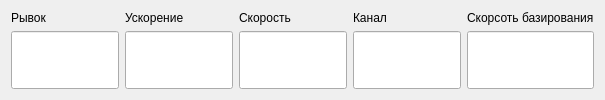
                 <widget class="QWidget" name="tab_3">
                  <attribute name="title">
                   <string>Ось X</string>
                  </attribute>
                  <layout class="QGridLayout" name="gridLayout_36">
                   <item row="0" column="1">
                    <widget class="QLabel" name="label_12">
                     <property name="sizePolicy">
                      <sizepolicy hsizetype="Preferred" vsizetype="Preferred">
                       <horstretch>0</horstretch>
                       <verstretch>0</verstretch>
                      </sizepolicy>
                     </property>
                     <property name="text">
                      <string>Рывок</string>
                     </property>
                    </widget>
                   </item>
                   <item row="0" column="3">
                    <widget class="QLabel" name="label_14">
                     <property name="text">
                      <string>Скорость</string>
                     </property>
                    </widget>
                   </item>
                   <item row="0" column="2">
                    <widget class="QLabel" name="label_13">
                     <property name="sizePolicy">
                      <sizepolicy hsizetype="Preferred" vsizetype="Fixed">
                       <horstretch>0</horstretch>
                       <verstretch>0</verstretch>
                      </sizepolicy>
                     </property>
                     <property name="text">
                      <string>Ускорение</string>
                     </property>
                    </widget>
                   </item>
                   <item row="0" column="4">
                    <widget class="QLabel" name="label_15">
                     <property name="text">
                      <string>Канал</string>
                     </property>
                    </widget>
                   </item>
                   <item row="0" column="5">
                    <widget class="QLabel" name="label_16">
                     <property name="text">
                      <string>Скорсоть базирования</string>
                     </property>
                    </widget>
                   </item>
                   <item row="2" column="1">
                    <widget class="QLineEdit" name="lineEdit_16">
                     <property name="sizePolicy">
                      <sizepolicy hsizetype="Expanding" vsizetype="Expanding">
                       <horstretch>0</horstretch>
                       <verstretch>0</verstretch>
                      </sizepolicy>
                     </property>
                    </widget>
                   </item>
                   <item row="2" column="2">
                    <widget class="QLineEdit" name="lineEdit_17">
                     <property name="sizePolicy">
                      <sizepolicy hsizetype="Expanding" vsizetype="Expanding">
                       <horstretch>0</horstretch>
                       <verstretch>0</verstretch>
                      </sizepolicy>
                     </property>
                    </widget>
                   </item>
                   <item row="2" column="3">
                    <widget class="QLineEdit" name="lineEdit_18">
                     <property name="sizePolicy">
                      <sizepolicy hsizetype="Expanding" vsizetype="Expanding">
                       <horstretch>0</horstretch>
                       <verstretch>0</verstretch>
                      </sizepolicy>
                     </property>
                    </widget>
                   </item>
                   <item row="2" column="4">
                    <widget class="QLineEdit" name="lineEdit_19">
                     <property name="sizePolicy">
                      <sizepolicy hsizetype="Expanding" vsizetype="Expanding">
                       <horstretch>0</horstretch>
                       <verstretch>0</verstretch>
                      </sizepolicy>
                     </property>
                    </widget>
                   </item>
                   <item row="2" column="5">
                    <widget class="QLineEdit" name="lineEdit_20">
                     <property name="sizePolicy">
                      <sizepolicy hsizetype="Expanding" vsizetype="Expanding">
                       <horstretch>0</horstretch>
                       <verstretch>0</verstretch>
                      </sizepolicy>
                     </property>
                    </widget>
                   </item>
                  </layout>
                 </widget>
